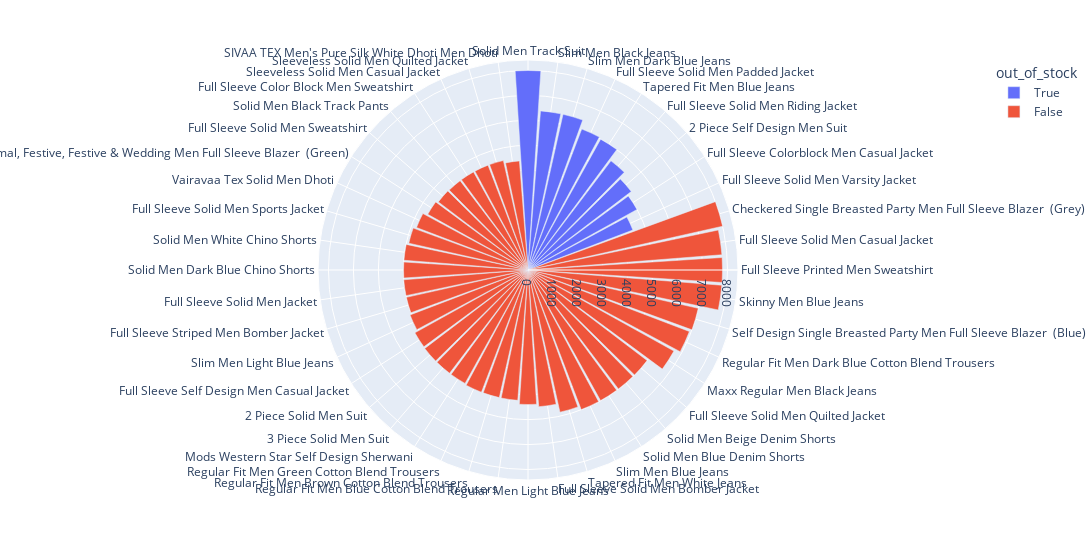

This figure's notebook cell:
### Code cell
px.bar_polar(high_selling_price_df.head(100),r='selling_price',
             theta='title',color='out_of_stock',width=1300)

### Figure 1 — Plotly figure (JSON) as saved in the notebook; plotly's stock layout.template omitted (floating-point values rounded to 4 significant figures)
{"data": [{"hovertemplate": "out_of_stock=True<br>selling_price=%{r}<br>title=%{theta}<extra></extra>", "legendgroup": "True", "marker": {"color": "#636efa", "pattern": {"shape": ""}}, "name": "True", "r": [7999, 6399, 6399, 6049, 5999, 5498, 5199, 4998, 4499], "showlegend": true, "subplot": "polar", "theta": ["Solid Men Track Suit", "Slim Men Black Jeans", "Slim Men Dark Blue Jeans", "Full Sleeve Solid Men Padded Jacket", "Tapered Fit Men Blue Jeans", "Full Sleeve Solid Men Riding Jacket", "2 Piece Self Design Men Suit", "Full Sleeve Colorblock Men Casual Jacket", "Full Sleeve Solid Men Varsity Jacket"], "type": "barpolar"}, {"hovertemplate": "out_of_stock=False<br>selling_price=%{r}<br>title=%{theta}<extra></extra>", "legendgroup": "False", "marker": {"color": "#EF553B", "pattern": {"shape": ""}}, "name": "False", "r": [7998, 7799, 7799, 7794, 6998, 6925, 6692, 5998, 5990, 5990, 5990, 5843, 5498, 5394, 5243, 5243, 5243, 5200, 5199, 5199, 5188, 5060, 4999, 4998, 4990, 4990, 4899, 4783, 4599, 4515, 4499, 4499, 4499, 4498, 4387], "showlegend": true, "subplot": "polar", "theta": ["Checkered Single Breasted Party Men Full Sleeve Blazer  (Grey)", "Full Sleeve Solid Men Casual Jacket", "Full Sleeve Printed Men Sweatshirt", "Skinny Men Blue Jeans", "Self Design Single Breasted Party Men Full Sleeve Blazer  (Blue)", "Regular Fit Men Dark Blue Cotton Blend Trousers", "Maxx Regular Men Black Jeans", "Full Sleeve Solid Men Quilted Jacket", "Solid Men Beige Denim Shorts", "Solid Men Blue Denim Shorts", "Slim Men Blue Jeans", "Tapered Fit Men White Jeans", "Full Sleeve Solid Men Bomber Jacket", "Regular Men Light Blue Jeans", "Regular Fit Men Blue Cotton Blend Trousers", "Regular Fit Men Brown Cotton Blend Trousers", "Regular Fit Men Green Cotton Blend Trousers", "Mods Western Star Self Design Sherwani", "3 Piece Solid Men Suit", "2 Piece Solid Men Suit", "Full Sleeve Self Design Men Casual Jacket", "Slim Men Light Blue Jeans", "Full Sleeve Striped Men Bomber Jacket", "Full Sleeve Solid Men Jacket", "Solid Men Dark Blue Chino Shorts", "Solid Men White Chino Shorts", "Full Sleeve Solid Men Sports Jacket", "Vairavaa Tex Solid Men Dhoti", "Self Design Single Breasted Wedding, Casual, Party, Formal, Festive, Festive & Wedding Men Full Sleeve Blazer  (Green)", "Full Sleeve Solid Men Sweatshirt", "Solid Men Black Track Pants", "Full Sleeve Color Block Men Sweatshirt", "Sleeveless Solid Men Casual Jacket", "Sleeveless Solid Men Quilted Jacket", "SIVAA TEX Men's Pure Silk White Dhoti Men Dhoti"], "type": "barpolar"}], "layout": {"barmode": "relative", "legend": {"title": {"text": "out_of_stock"}, "tracegroupgap": 0}, "margin": {"t": 60}, "polar": {"angularaxis": {"direction": "clockwise", "rotation": 90}, "domain": {"x": [0, 1], "y": [0, 1]}}, "width": 1300}}
